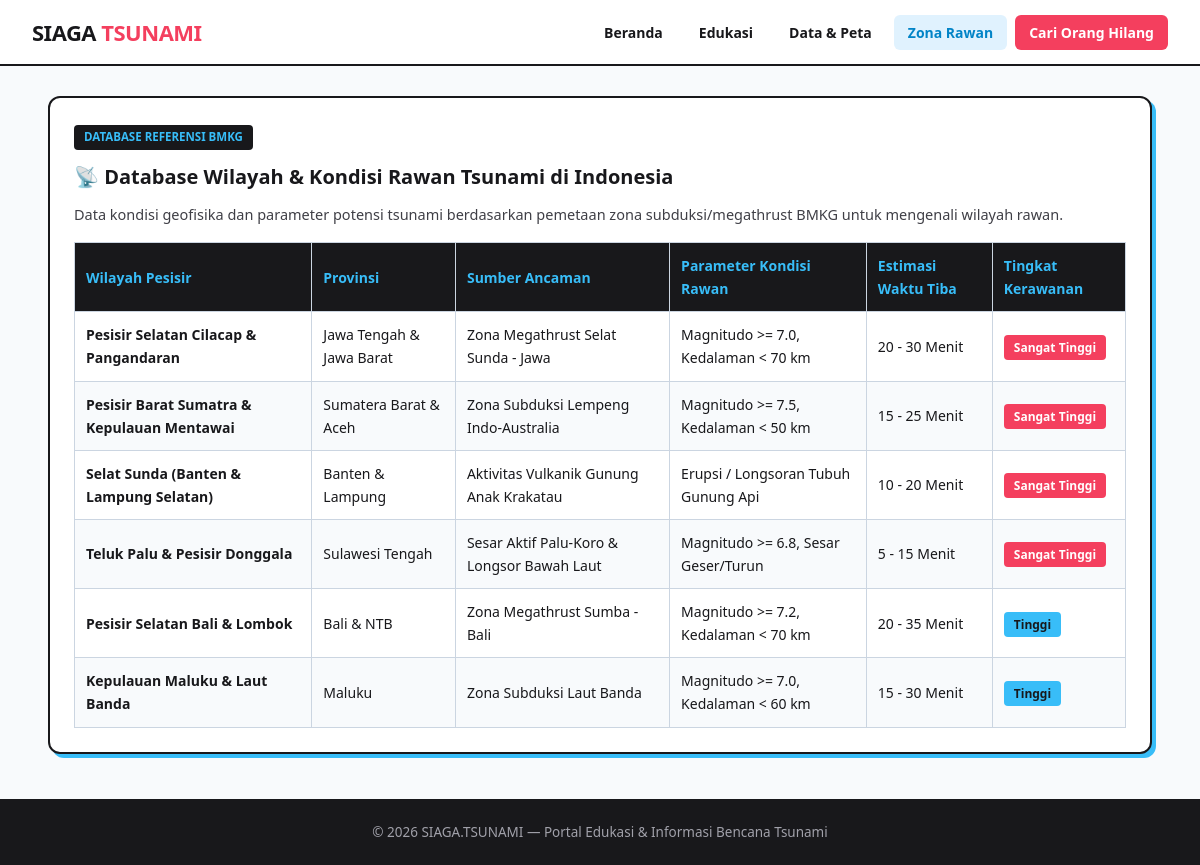
/bmkg.php, run on the app's committed database.
### tables this page shows
CREATE TABLE `zona_rawan_bmkg` (
  `id` int(11) NOT NULL,
  `wilayah` varchar(150) NOT NULL,
  `provinsi` varchar(100) NOT NULL,
  `sumber_ancaman` varchar(150) NOT NULL,
  `parameter_gempa` varchar(100) NOT NULL,
  `estimasi_tiba` varchar(50) NOT NULL,
  `tingkat_kerawanan` enum('Sangat Tinggi','Tinggi','Sedang') NOT NULL
);

### bmkg.php (the view, shortened to what this page needs)
<?php
include 'koneksi.php';
$query = mysqli_query($conn, "SELECT * FROM zona_rawan_bmkg ORDER BY id ASC");
?>
<!DOCTYPE html>
<html lang="id">
<head>
    <link rel="stylesheet" href="style.css">
</head>
<body>
    <?php include 'navbar.php'; ?>
    <div class="container">
        <div class="card">
            <span class="card-badge">Database Referensi BMKG</span>
            <h2>📡 Database Wilayah & Kondisi Rawan Tsunami di Indonesia</h2>
            <p>Data kondisi geofisika dan parameter potensi tsunami berdasarkan pemetaan zona subduksi/megathrust BMKG untuk mengenali wilayah rawan.</p>
            <table>
                <thead>
                    <tr>
                        <th>Wilayah Pesisir</th>
                        <th>Provinsi</th>
                        <th>Sumber Ancaman</th>
                        <th>Parameter Kondisi Rawan</th>
                        <th>Estimasi Waktu Tiba</th>
                        <th>Tingkat Kerawanan</th>
                    </tr>
                </thead>
                <tbody>
                    <?php while ($row = mysqli_fetch_assoc($query)) : ?>
                    <tr>
                        <td><strong><?= htmlspecialchars($row['wilayah']); ?></strong></td>
                        <td><?= htmlspecialchars($row['provinsi']); ?></td>
                        <td><?= htmlspecialchars($row['sumber_ancaman']); ?></td>
                        <td><?= htmlspecialchars($row['parameter_gempa']); ?></td>
                        <td><?= htmlspecialchars($row['estimasi_tiba']); ?></td>
                        <td>
                            <span class="<?= $row['tingkat_kerawanan'] == 'Sangat Tinggi' ? 'badge-bahaya' : 'badge-aman'; ?>">
                                <?= $row['tingkat_kerawanan']; ?>
                            </span>
                        </td>
                    </tr>
                    <?php endwhile; ?>
                </tbody>
            </table>
        </div>
    </div>
    <footer>&copy; 2026 SIAGA.TSUNAMI — Portal Edukasi & Informasi Bencana Tsunami</footer>
</body>
</html>

### navbar.php
<?php $halaman = basename($_SERVER['PHP_SELF']); ?>
<nav class="navbar">
    <a href="index.php" class="brand">SIAGA <span class="pink">TSUNAMI</span></a>
    <ul class="nav-links">
        <li><a href="index.php" class="<?= $halaman == 'index.php' ? 'active' : '' ?>">Beranda</a></li>
        <li><a href="edukasi.php" class="<?= $halaman == 'edukasi.php' ? 'active' : '' ?>">Edukasi</a></li>
        <li><a href="historis_peta.php" class="<?= $halaman == 'historis_peta.php' ? 'active' : '' ?>">Data & Peta</a></li>
        <li><a href="bmkg.php" class="<?= $halaman == 'bmkg.php' ? 'active' : '' ?>">Zona Rawan</a></li>
        <li><a href="orang_hilang.php" class="btn-nav-pink <?= $halaman == 'orang_hilang.php' ? 'active' : '' ?>">Cari Orang Hilang</a></li>
    </ul>
</nav>

### style.css (style rules this page uses)
* { box-sizing: border-box; margin: 0; padding: 0; font-family: 'Segoe UI', system-ui, -apple-system, sans-serif; }
body { background-color: #f8fafc; color: #18181b; line-height: 1.65; }
.navbar { background: #ffffff; border-bottom: 2px solid #18181b; padding: 14px 32px; display: flex; justify-content: space-between; align-items: center; position: sticky; top: 0; z-index: 1000; width: 100%; }
.brand { color: #18181b; font-size: 22px; font-weight: 900; text-decoration: none; letter-spacing: -0.5px; }
.brand .pink { color: #f43f5e; }
.nav-links { list-style: none; display: flex; gap: 8px; align-items: center; flex-wrap: wrap; }
.nav-links a { color: #18181b; text-decoration: none; font-size: 14px; font-weight: 600; padding: 8px 14px; border-radius: 6px; transition: 0.2s; }
.nav-links a:hover, .nav-links a.active { background: #e0f2fe; color: #0284c7; }
.nav-links a.btn-nav-pink { background: #f43f5e; color: #ffffff; }
.container { width: 92%; max-width: 1140px; margin: 30px auto; }
.card { background: #ffffff; padding: 24px; border-radius: 12px; border: 2px solid #18181b; box-shadow: 4px 4px 0px #38bdf8; margin-bottom: 24px; }
.card-badge { display: inline-block; background: #18181b; color: #38bdf8; font-size: 11.5px; font-weight: 800; padding: 3px 10px; border-radius: 4px; margin-bottom: 10px; text-transform: uppercase; }
.card h2 { color: #18181b; margin-bottom: 10px; font-size: 20px; font-weight: 800; }
.card p { font-size: 14.5px; color: #3f3f46; margin-bottom: 10px; }
table { width: 100%; border-collapse: collapse; margin-top: 15px; font-size: 14px; }
th, td { border: 1.5px solid #cbd5e1; padding: 11px; text-align: left; }
th { background-color: #18181b; color: #38bdf8; }
tr:nth-child(even) { background-color: #f8fafc; }
.badge-bahaya { background: #f43f5e; color: white; padding: 4px 10px; border-radius: 4px; font-size: 12px; font-weight: bold; }
.badge-aman { background: #38bdf8; color: #18181b; padding: 4px 10px; border-radius: 4px; font-size: 12px; font-weight: bold; }
footer { text-align: center; padding: 22px; background: #18181b; color: #a1a1aa; margin-top: 45px; font-size: 13.5px; }

### data on the page
zona_rawan_bmkg: wilayah "Pesisir Selatan Cilacap & Pangandaran", provinsi "Jawa Tengah & Jawa Barat", sumber_ancaman "Zona Megathrust Selat Sunda - Jawa", parameter_gempa "Magnitudo >= 7.0, Kedalaman < 70 km", estimasi_tiba "20 - 30 Menit", tingkat_kerawanan "Sangat Tinggi"
zona_rawan_bmkg: wilayah "Pesisir Barat Sumatra & Kepulauan Mentawai", provinsi "Sumatera Barat & Aceh", sumber_ancaman "Zona Subduksi Lempeng Indo-Australia", parameter_gempa "Magnitudo >= 7.5, Kedalaman < 50 km", estimasi_tiba "15 - 25 Menit", tingkat_kerawanan "Sangat Tinggi"
zona_rawan_bmkg: wilayah "Selat Sunda (Banten & Lampung Selatan)", provinsi "Banten & Lampung", sumber_ancaman "Aktivitas Vulkanik Gunung Anak Krakatau", parameter_gempa "Erupsi / Longsoran Tubuh Gunung Api", estimasi_tiba "10 - 20 Menit", tingkat_kerawanan "Sangat Tinggi"
zona_rawan_bmkg: wilayah "Teluk Palu & Pesisir Donggala", provinsi "Sulawesi Tengah", sumber_ancaman "Sesar Aktif Palu-Koro & Longsor Bawah Laut", parameter_gempa "Magnitudo >= 6.8, Sesar Geser/Turun", estimasi_tiba "5 - 15 Menit", tingkat_kerawanan "Sangat Tinggi"
zona_rawan_bmkg: wilayah "Pesisir Selatan Bali & Lombok", provinsi "Bali & NTB", sumber_ancaman "Zona Megathrust Sumba - Bali", parameter_gempa "Magnitudo >= 7.2, Kedalaman < 70 km", estimasi_tiba "20 - 35 Menit", tingkat_kerawanan "Tinggi"
zona_rawan_bmkg: wilayah "Kepulauan Maluku & Laut Banda", provinsi "Maluku", sumber_ancaman "Zona Subduksi Laut Banda", parameter_gempa "Magnitudo >= 7.0, Kedalaman < 60 km", estimasi_tiba "15 - 30 Menit", tingkat_kerawanan "Tinggi"
